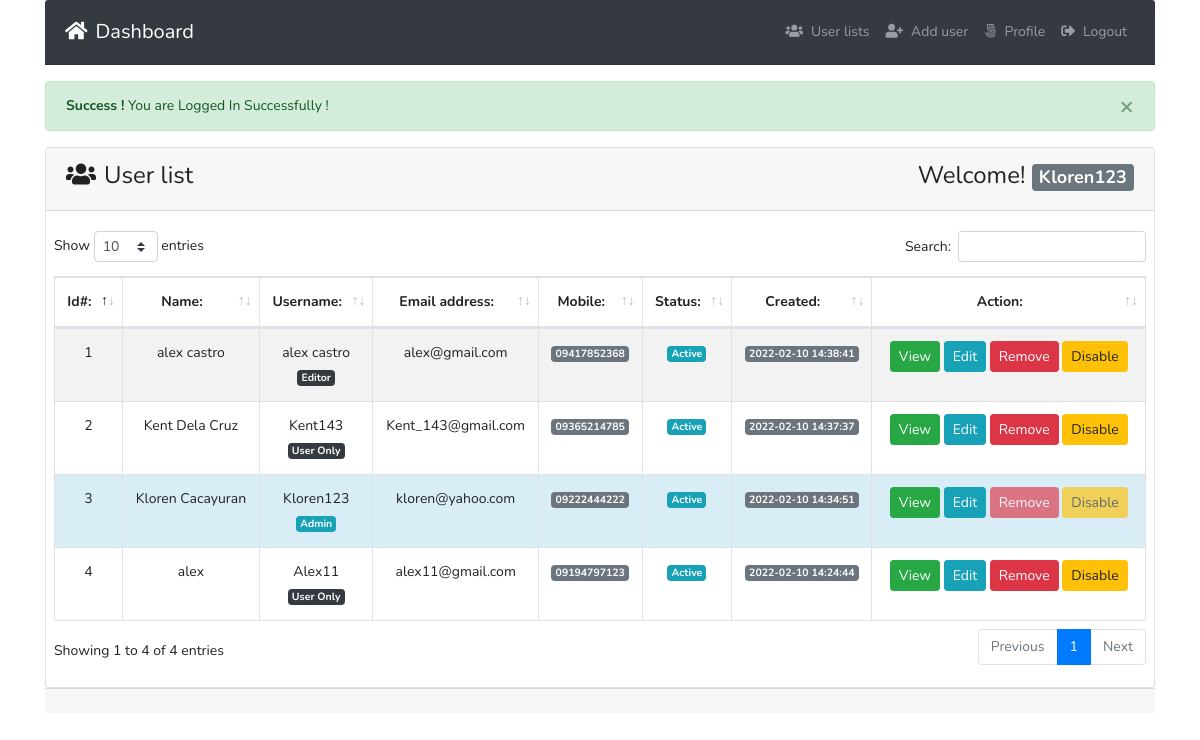
The app's page /index.php (signed in) with its own data.
### tables this page shows
CREATE TABLE `tbl_users` (
  `id` int(11) NOT NULL,
  `name` varchar(255) DEFAULT NULL,
  `username` varchar(255) DEFAULT NULL,
  `email` varchar(255) DEFAULT NULL,
  `password` varchar(255) DEFAULT NULL,
  `mobile` varchar(25) DEFAULT NULL,
  `roleid` tinyint(4) DEFAULT NULL,
  `isActive` tinyint(4) DEFAULT '0',
  `created_at` timestamp NOT NULL DEFAULT CURRENT_TIMESTAMP,
  `updated_at` timestamp NOT NULL DEFAULT CURRENT_TIMESTAMP
);

### index.php (the view, shortened to what this page needs)
<?php
include 'inc/header.php';
$logMsg = Session::get('logMsg');
if (isset($logMsg)) {
  echo $logMsg;
}
?>
      <div class="card ">
        <div class="card-header">
          <h3><i class="fas fa-users mr-2"></i>User list <span class="float-right">Welcome! <strong>
            <span class="badge badge-lg badge-secondary text-white">
<?php
$username = Session::get('username');
if (isset($username)) {
  echo $username;
}
 ?></span>
          </strong></span></h3>
        </div>
        <div class="card-body pr-2 pl-2">
          <table id="example" class="table table-striped table-bordered" style="width:100%">
                  <thead>
                    <tr>
                      <th  class="text-center">Id#:</th>
                      <th  class="text-center">Name:</th>
                      <th  class="text-center">Username:</th>
                      <th  class="text-center">Email address:</th>
                      <th  class="text-center">Mobile:</th>
                      <th  class="text-center">Status:</th>
                      <th  class="text-center">Created:</th>
                      <th  width='25%' class="text-center">Action:</th>
                    </tr>
                  </thead>
                  <tbody>
                    <?php
                      $allUser = $users->selectAllUserData();
                      if ($allUser) {
                        $i = 0;
                        foreach ($allUser as  $value) {
                          $i++;
                     ?>
                      <tr class="text-center"
                      <?php if (Session::get("id") == $value->id) {
                        echo "style='background:#d9edf7' ";
                      } ?>
                      >
                        <td><?php echo $i; ?></td>
                        <td><?php echo $value->name; ?></td>
                        <td><?php echo $value->username; ?> <br>
                          <?php if ($value->roleid  == '1'){
                          echo "<span class='badge badge-lg badge-info text-white'>Admin</span>";
                        } elseif ($value->roleid == '2') {
                          echo "<span class='badge badge-lg badge-dark text-white'>Editor</span>";
                        }elseif ($value->roleid == '3') {
                            echo "<span class='badge badge-lg badge-dark text-white'>User Only</span>";
                        } ?></td>
                        <td><?php echo $value->email; ?></td>
                        <td><span class="badge badge-lg badge-secondary text-white"><?php echo $value->mobile; ?></span></td>
                        <td>
                          <?php if ($value->isActive == '0') { ?>
                          <span class="badge badge-lg badge-info text-white">Active</span>
                        <?php }else{ ?>
                    <span class="badge badge-lg badge-danger text-white">Deactive</span>
                        <?php } ?>
                        </td>
                        <td><span class="badge badge-lg badge-secondary text-white"><?php echo $users->formatDate($value->created_at);  ?></span></td>
                        <td>
                          <?php if ( Session::get("roleid") == '1') {?>
                            <a class="btn btn-success btn-sm
                            " href="profile.php?id=<?php echo $value->id;?>">View</a>
                            <a class="btn btn-info btn-sm " href="profile.php?id=<?php echo $value->id;?>">Edit</a>
                            <a onclick="return confirm('Are you sure To Delete ?')" class="btn btn-danger
                    <?php if (Session::get("id") == $value->id) {
                      echo "disabled";
                    } ?>
                             btn-sm " href="?remove=<?php echo $value->id;?>">Remove</a>
                             <?php if ($value->isActive == '0') {  ?>
                               <a onclick="return confirm('Are you sure To Deactive ?')" class="btn btn-warning
                       <?php if (Session::get("id") == $value->id) {
                         echo "disabled";
                       } ?>
                                btn-sm " href="?deactive=<?php echo $value->id;?>">Disable</a>
                             <?php } ?>
                        <?php  }elseif(Session::get("id") == $value->id  && Session::get("roleid") == '2'){ ?>
                          <a class="btn btn-success btn-sm " href="profile.php?id=<?php echo $value->id;?>">View</a>
                          <a class="btn btn-info btn-sm " href="profile.php?id=<?php echo $value->id;?>">Edit</a>
                        <?php }elseif(Session::get("id") == $value->id  && Session::get("roleid") == '3'){ ?>
                          <a class="btn btn-success btn-sm " href="profile.php?id=<?php echo $value->id;?>">View</a>
                          <a class="btn btn-info btn-sm " href="profile.php?id=<?php echo $value->id;?>">Edit</a>
                        <?php } ?>
                        </td>
                      </tr>
                    <?php }}else{ ?>
                      <tr class="text-center">
                      <td>No user availabe now !</td>
                    </tr>
                    <?php } ?>
                  </tbody>
              </table>
        </div>
      </div>
  <?php
  include 'inc/footer.php';
  ?>

### inc/header.php (shortened to what this page needs)
<?php
$filepath = realpath(dirname(__FILE__));
include_once $filepath."/../lib/Session.php";
$users = new Users();
?>
<!DOCTYPE html>
<html lang="en" dir="ltr">
  <head>
    <link rel="stylesheet" href="assets/bootstrap.min.css">
    <link href="https://use.fontawesome.com/releases/v5.0.4/css/all.css" rel="stylesheet">
    <link rel="stylesheet" href="assets/dataTables.bootstrap4.min.css">
    <link rel="stylesheet" href="assets/style.css">
  </head>
  <body>
    <div class="container">
      <nav class="navbar navbar-expand-md navbar-dark bg-dark card-header">
        <a class="navbar-brand" href="index.php"><i class="fas fa-home mr-2"></i>Dashboard</a>
        <div class="collapse navbar-collapse" id="navbarsExampleDefault">
          <ul class="navbar-nav ml-auto">
          <?php if (Session::get('id') == TRUE) { ?>
            <?php if (Session::get('roleid') == '1') { ?>
              <li class="nav-item">
                  <a class="nav-link" href="index.php"><i class="fas fa-users mr-2"></i>User lists </span></a>
              </li>
              <li class="nav-item
              <?php
                          $path = $_SERVER['SCRIPT_FILENAME'];
                          $current = basename($path, '.php');
                          if ($current == 'addUser') {
                            echo " active ";
                          }
                         ?>">
                <a class="nav-link" href="addUser.php"><i class="fas fa-user-plus mr-2"></i>Add user </span></a>
              </li>
            <?php  } ?>
            <li class="nav-item
            <?php
      				$path = $_SERVER['SCRIPT_FILENAME'];
      				$current = basename($path, '.php');
      				if ($current == 'profile') {
      					echo "active ";
      				}
      			 ?>
            ">
              <a class="nav-link" href="profile.php?id=<?php echo Session::get("id"); ?>"><i class="fab fa-500px mr-2"></i>Profile <span class="sr-only">(current)</span></a>
            </li>
            <li class="nav-item">
              <a class="nav-link" href="?action=logout"><i class="fas fa-sign-out-alt mr-2"></i>Logout</a>
            </li>
          <?php } ?>
          </ul>
        </div>
      </nav>

### inc/footer.php (shortened to what this page needs)
<div class="well card-footer">
</div>
  </body>
</html>

### records on screen
tbl_users: name "alex castro", username "alex castro", shows "Editor", email "alex@gmail.com", mobile "09417852368", isActive "Active", created_at "2022-02-10 14:38:41"
tbl_users: name "Kent Dela Cruz", username "Kent143", shows "User Only", email "Kent_143@gmail.com", mobile "09365214785", isActive "Active", created_at "2022-02-10 14:37:37"
tbl_users: name "Kloren Cacayuran", username "Kloren123", shows "Admin", email "kloren@yahoo.com", mobile "09222444222", isActive "Active", created_at "2022-02-10 14:34:51"
tbl_users: name "alex", username "Alex11", shows "User Only", email "alex11@gmail.com", mobile "09194797123", isActive "Active", created_at "2022-02-10 14:24:44"

### other values on screen
$logMsg "× Success ! You are Logged In Successfully !"
$username "Kloren123"
